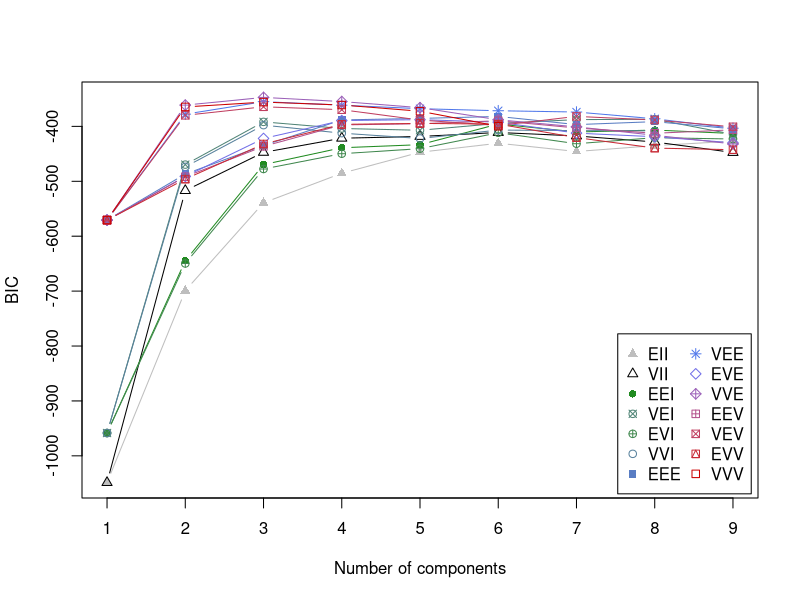
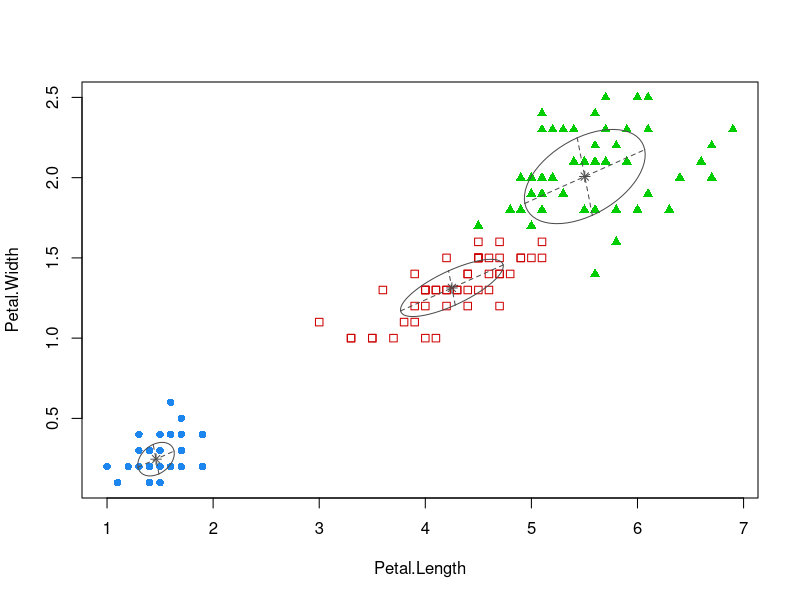
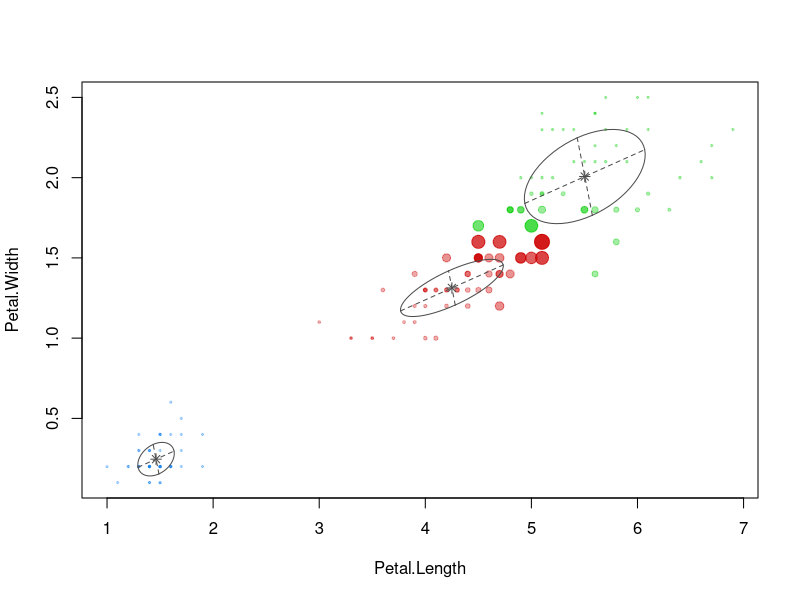
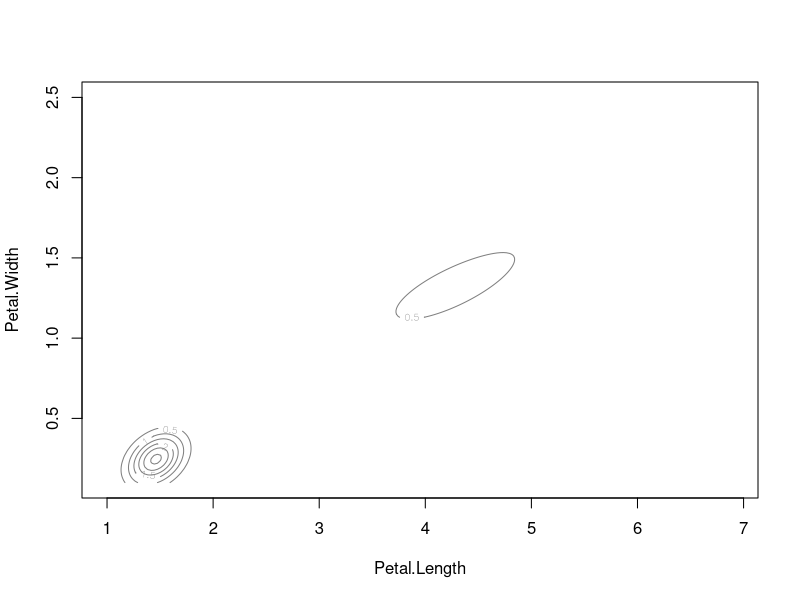

The R script that drew these images, in order:
library(mclust)
data(iris)
petal <- subset(iris,select=c(Petal.Length, Petal.Width))
petal
petal.labels <- c(rep(1,50),rep(2,50),rep(3,50))
petal.labels
iris[,3:4]

irEM <- Mclust(iris[,3:4])
irEM
plot(irEM)
names(irEM)
irEM$classification
table(petal.labels, irEM$classification)
